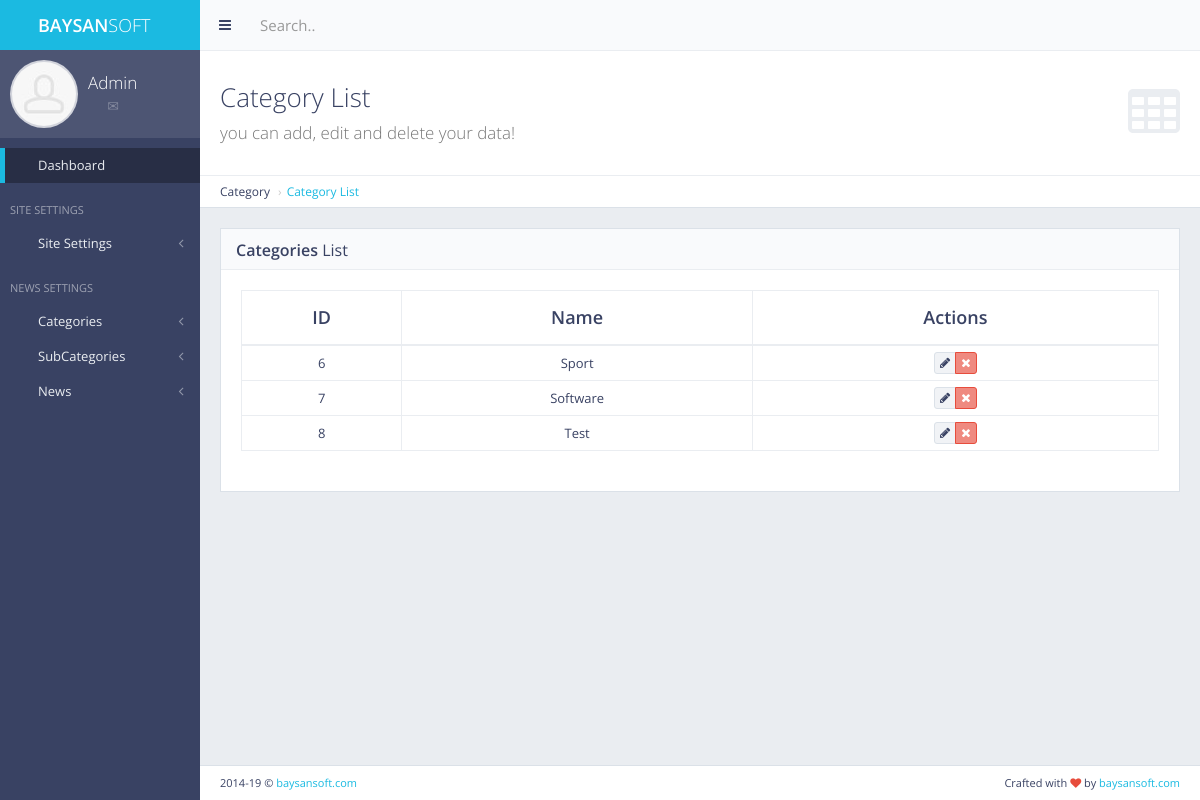
The app's page /panel/category/list/ (signed in) with its own data.
### category/models.py (models this page shows, shortened)
class Category(models.Model):
    name = models.CharField(max_length=255)
    count = models.IntegerField(default=0)
    class Meta:
        verbose_name = "Category"
        verbose_name_plural = "Categories"

### panel/views.py (the view)
# urls.py: path('category/list/', views.category_list, name='category_list'),
def category_list(request):
    if not request.user.is_authenticated:  # eğer mevcut kullanıcı authenticate değilse
        return redirect('main:my_login')
    categories = Category.objects.all()
    context = {
        'categories': categories
    }
    return render(request, 'back/category_list.html', context=context)

### category/context_processor.py (called while the page is built)
def get_categories(request):  # template'a direkt veri yolluyor
    get_categories = Category.objects.all()
    return dict(
        get_categories=get_categories)  # get_categories diyerek direkt template'den çağırabiliriz. Sözlük olarak döndürür.

### main/context_processors.py (called while the page is built)
def get_site_settings(request):
    site = Main.objects.first()
    return dict(site_settings=site)

### news/context_processors.py (called while the page is built)
def get_last_news(request):
    get_last_news = News.objects.all().order_by('-date')[:3]
    return dict(get_last_news=get_last_news)

### subcategory/context_processors.py (called while the page is built)
def get_subcategories(request):
    get_subcategories = SubCategory.objects.all()
    return dict(get_subcategories=get_subcategories)

### templates/back/category_list.html (shortened to what this page needs)
{% extends 'back/layout.html' %}
{% load static %}
{% block body %}
    <div class="content-header">
        <div class="header-section">
            <h1>
                <i class="fa fa-table"></i>Category List<br><small>you can add, edit and delete your data!</small>
            </h1>
        </div>
    </div>
    <ul class="breadcrumb breadcrumb-top">
        <li>Category</li>
        <li><a href="{% url 'panel:category_list' %}">Category List</a></li>
    </ul>
    <div class="block full">
        <div class="block-title">
            <h2><strong>Categories</strong> List</h2>
        </div>
        <div class="table-responsive">
            <table id="example-datatable" class="table table-vcenter table-condensed table-bordered">
                <thead>
                <tr>
                    <th class="text-center">ID</th>
                    <th class="text-center">Name</th>
                    <th class="text-center">Actions</th>
                </tr>
                </thead>
                <tbody>
                {% for cat in categories %}
                    <tr>
                        <td class="text-center">{{ cat.id }}</td>
                        <td class="text-center">{{ cat.name }}</td>
                        <td class="text-center">
                            <div class="btn-group">
                                <a href="" data-toggle="tooltip" title="Edit"
                                   class="btn btn-xs btn-default"><i class="fa fa-pencil"></i></a>
                                <a href="{% url 'panel:category_delete' pk=cat.pk %}" data-toggle="tooltip"
                                   title="Delete"
                                   class="btn btn-xs btn-danger"><i class="fa fa-times"></i></a>
                            </div>
                        </td>
                    </tr>
                {% endfor %}
                </tbody>
            </table>
        </div>
    </div>
{% endblock body %}

### staticfiles/back/css/main.css (style rules this page uses)
body { font-family: "Open Sans", "Helvetica Neue", Helvetica, Arial, sans-serif; color: #394263; font-size: 13px; background-color: #222222; }
.content-header { background-color: #ffffff; border-top: 1px solid #eaedf1; border-bottom: 1px solid #dbe1e8; }
.content-header h1, .content-header h2 { margin: 0; font-size: 26px; line-height: 32px; }
.header-section h1 i { font-size: 56px; float: right; margin: 2px 0 0 10px; color: #eaedf1; margin: 0 0 0 10px; line-height: 64px; }
.header-section { padding: 30px 10px; }
.content-header, .content-top { margin: -10px -5px 10px; }
.block { margin: 0 0 10px; padding: 20px 15px 1px; background-color: #ffffff; border: 1px solid #dbe1e8; }
.block.full { padding: 20px 15px; }
.block-title { margin: -20px -15px 20px; background-color: #f9fafc; border-bottom: 1px solid #eaedf1; }
.block-title h1, .block-title h2, .block-title h3, .block-title h4, .block-title h5, .block-title h6 { display: inline-block; font-size: 16px; line-height: 1.4; margin: 0; padding: 10px 16px 7px; font-weight: normal; }
.block-title h1, .block-title h2, .block-title h3 { padding-left: 15px; padding-right: 15px; }
h1, h2, h3, h4, h5, h6, .h1, .h2, .h3, .h4, .h5, .h6 { font-family: "Open Sans", "Helvetica Neue", Helvetica, Arial, sans-serif; font-weight: 300; }
h1 small, h2 small, h3 small, h4 small, h5 small, h6 small, .h1 small, .h2 small, .h3 small, .h4 small, .h5 small, .h6 small, h1 .small, h2 .small, h3 .small, h4 .small, h5 .small, h6 .small, .h1 .small, .h2 .small, .h3 .small, .h4 .small, .h5 .small, .h6 .small { font-weight: 300; color: #777777; }
h1, h2, h3 { margin-bottom: 15px; }
.text-primary, .text-primary:hover, a, a:hover, a:focus, a.text-primary, a.text-primary:hover, a.text-primary:focus { color: #1bbae1; }
b, strong { font-weight: 600; }
ul, ol { padding-left: 30px; }
.table.table-vcenter th, .table.table-vcenter td { vertical-align: middle; }
.table thead > tr > th { font-size: 18px; font-weight: 600; }
.table thead > tr > th, .table thead > tr > td, .table tfoot > tr > th, .table tfoot > tr > td { padding-top: 14px; padding-bottom: 14px; }
.table thead > tr > th, .table tbody > tr > th, .table tfoot > tr > th, .table thead > tr > td, .table tbody > tr > td, .table tfoot > tr > td, .table tbody + tbody, .table-bordered, .table-bordered > thead > tr > th, .table-bordered > tbody > tr > th, .table-bordered > tfoot > tr > th, .table-bordered > thead > tr > td, .table-bordered > tbody > tr > td, .table-bordered > tfoot > tr > td { border-color: #eaedf1; }
.breadcrumb { background-color: #ffffff; }
.breadcrumb-top { margin: -10px -5px 10px; padding: 7px 10px; border-top: 1px solid #eaedf1; border-bottom: 1px solid #dbe1e8; font-size: 12px; }
.content-header + .breadcrumb-top, .breadcrumb-top + .content-header { margin-top: -11px; }
.breadcrumb > li + li:before { content: "\203a"; }
.btn { margin: 1px 0; background-color: #ffffff; }
.btn-default { background-color: #f1f3f6; border-color: #dbe1e8; color: #394263; }
.btn-danger { background-color: #ef8a80; border-color: #e74c3c; color: #ffffff; }
p, .table, .alert, .carousel { margin-bottom: 20px; }
.navbar-form-custom .form-control, .navbar, .dropdown-menu, .tooltip-inner, .breadcrumb, .alert.alert-alt { border-radius: 0; }
@media screen and (min-width: 768px) { .header-section, .breadcrumb-top, .block, .block.full, .modal-body, #page-content + footer { padding-left: 20px; padding-right: 20px; } }
@media screen and (min-width: 768px) { .content-header, .content-top, .breadcrumb-top { margin: -20px -20px 20px; } }
@media screen and (min-width: 768px) { .content-header + .breadcrumb-top, .breadcrumb-top + .content-header { margin-top: -21px; } }
@media screen and (min-width: 768px) { .block, .widget { margin-bottom: 20px; } }
@media screen and (min-width: 768px) { .block-title, .block-top { margin-left: -20px; margin-right: -20px; } }

### records on screen
Category: id "6", name "Sport"
Category: id "7", name "Software"
Category: id "8", name "Test"
